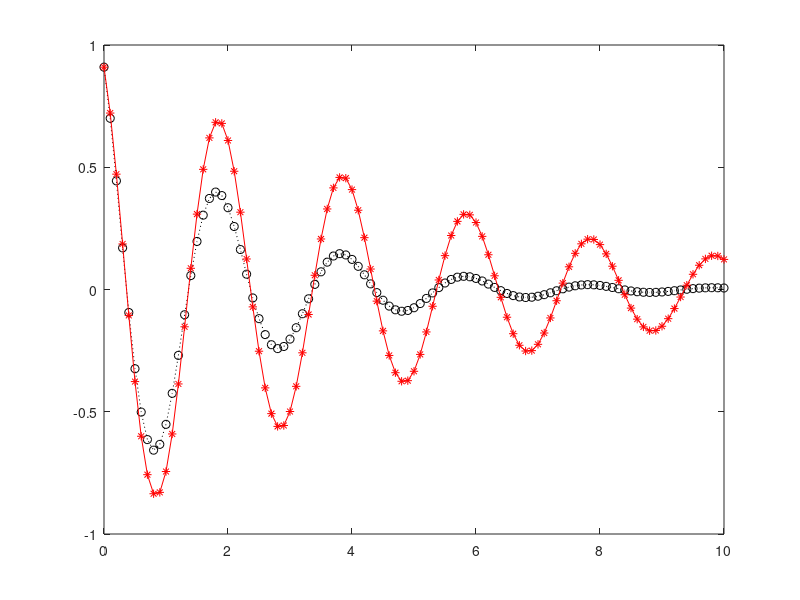

Reproduce this figure in MATLAB.
% Randall, Logan
% lab 13_Exam1 Practice Plroblem
clc, clear, format compact
C1=2;
C2=5;
t=0:0.1:10;
y1=exp(-t/C1).*sin(pi*t+2)
y2=exp(-t/C2).*sin(pi*t+2)
plot(t,y1,':ok',t,y2,'*-r')

A=logical(y1>0)
B=logical(y1<0)